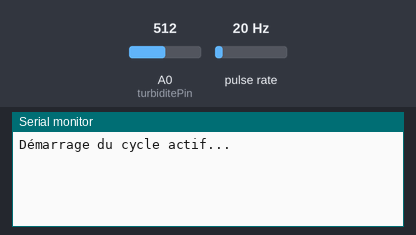
This sketch was run on a simulated Arduino Uno, built with avr-gcc and run on an emulated ATmega328P. Shown: the last lines printed to the serial monitor. Wiring (inferred from the names in the program): pulse sensor: data pin 3. The inputs (shaded band) are chosen by the test bench; at power-on: pulse rate 20 Hz, A0 (turbiditePin) = 512. The modem accepts every AT command (registered, SIM ready, sends succeed) and sends nothing else.

Above: at 1.2 s.
1.3 s: pulse rate (sensor on pin 3) set to 4 Hz
At 6.2 s:
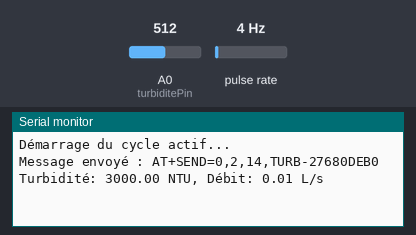
6.5 s: A0 (turbiditePin) set to 716
8.0 s: pulse rate (sensor on pin 3) set to 50 Hz
9.5 s: A0 (turbiditePin) set to 900
At 11.0 s:
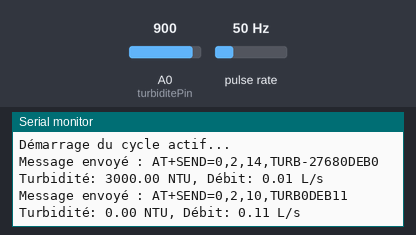

The sketch:

_capteur_sleep_classe.ino
```cpp
#include <SoftwareSerial.h>
#include <LowPower.h>

class LoRaMonitor {
private:
  const int rxPin = 10;
  const int txPin = 11;
  const int turbiditePin = A0;
  const int debitInterruptPin = 3;
  const unsigned long dureeActive = 150000;  // 150 secondes en mode actif
  const unsigned long intervalEnvoi = 5000;  // 5 secondes entre chaque envoi

  // Variables pour le capteur de débit
  volatile unsigned long pulseCount = 0;     // Compteur d'impulsions brut
  unsigned long lastPulseTime = 0;           // Pour calculer le débit instantané
  float debitLitresParSeconde = 0;           // Débit en L/s
  const float IMPULSIONS_PAR_LITRE = 450.0;  // Selon la documentation DFRobot SEN0545

  unsigned long dernierEnvoi = 0;
  unsigned long debutCycle = 0;
  SoftwareSerial loraSerial;

public:
  LoRaMonitor() : loraSerial(rxPin, txPin) {}

  void begin() {
    Serial.begin(9600);
    loraSerial.begin(9600);
    pinMode(turbiditePin, INPUT);
    attachInterrupt(digitalPinToInterrupt(debitInterruptPin), pulseISR, RISING);
    instance = this;
    Serial.println("Démarrage du cycle actif...");
    debutCycle = millis();
    lastPulseTime = millis();
  }

  void update() {
    unsigned long maintenant = millis();

    // Calculer le débit en L/s toutes les 1000ms
    if (maintenant - lastPulseTime >= 1000) {
      // Calculer le débit en litres par seconde
      noInterrupts(); // Désactiver les interruptions pendant la lecture
      unsigned long countCopy = pulseCount;
      pulseCount = 0; // Réinitialiser le compteur
      interrupts(); // Réactiver les interruptions

      // Calculer le débit en L/s
      float litres = countCopy / IMPULSIONS_PAR_LITRE;
      debitLitresParSeconde = litres; // Déjà sur 1 seconde

      lastPulseTime = maintenant;
    }

    if (maintenant - debutCycle < dureeActive) {
      if (maintenant - dernierEnvoi >= intervalEnvoi) {
        dernierEnvoi = maintenant;
        envoyerMessageAuto();
      }
    } else {
      Serial.println("Fin du cycle actif. Passage en sommeil...");
      loraSerial.print("AT+SLEEP\r\n");
      delay(100);
      for (int i = 0; i < 224; i++) {
        LowPower.powerDown(SLEEP_8S, ADC_OFF, BOD_OFF);
        LowPower.powerDown(SLEEP_8S, ADC_OFF, BOD_OFF);
      }
      Serial.println("Réveil du cycle suivant...");
      debutCycle = millis();
      dernierEnvoi = 0;
      noInterrupts();
      pulseCount = 0;
      interrupts();
      debitLitresParSeconde = 0;
      lastPulseTime = millis();
    }
  }

private:
  void envoyerMessageAuto() {
    // Lecture du capteur de turbidité
    int sensorValue = analogRead(turbiditePin);
    float voltage = sensorValue * (5.0 / 1024.0);

    // Conversion en NTU (UTN) selon la formule de calibration du capteur Grove
    float ntu = -1120.4 * voltage * voltage + 5742.3 * voltage - 4352.9;
    // Limiter les valeurs négatives ou trop grandes
    if (ntu < 0) ntu = 0;
    if (ntu > 3000) ntu = 3000;

    // Préparer les valeurs pour l'envoi (multiplier par 100 pour conserver 2 décimales)
    int turbInt = ntu * 100;
    int debitInt = debitLitresParSeconde * 100;

    // Création du message
    String messageAuto = "TURB" + String(turbInt) + "DEB" + String(debitInt);
    int longueur = messageAuto.length();
    String commandeAT = "AT+SEND=0,2," + String(longueur) + "," + messageAuto + "\r\n";


    // Envoi du message
    loraSerial.print(commandeAT);

    // Debug sur le port série
    Serial.print("Message envoyé : ");
    Serial.println(commandeAT);
    Serial.print("Turbidité: ");
    Serial.print(ntu);
    Serial.print(" NTU, Débit: ");
    Serial.print(debitLitresParSeconde);
    Serial.println(" L/s");
  }

  static void pulseISR() {
    if (instance != nullptr) {
      instance->pulseCount++;
    }
  }

  static LoRaMonitor* instance;
};

// Déclaration du pointeur statique
LoRaMonitor* LoRaMonitor::instance = nullptr;

// --- Programme principal ---
LoRaMonitor monitor;

void setup() {
  monitor.begin();
}

void loop() {
  monitor.update();
}
```

Measured:
- after the input at 1.3 s, the serial monitor: prints a new line after 3.7 s (image 1)
- after the input at 9.5 s, the serial monitor: prints a new line after 0.53 s (image 2)
